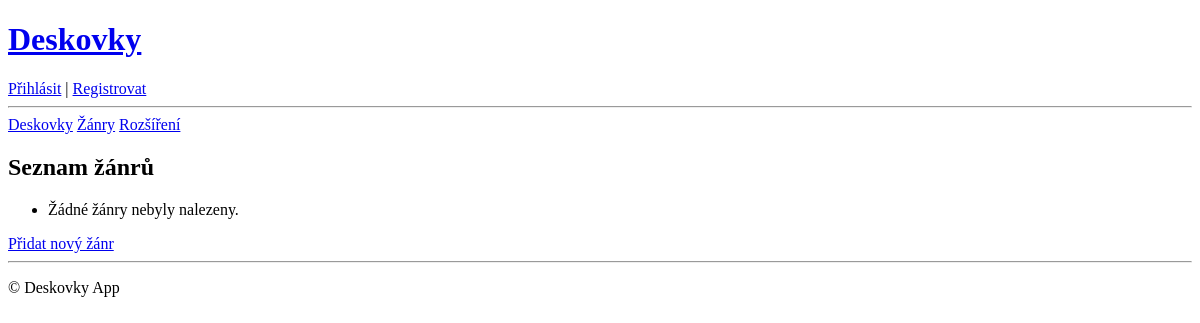
Before: /zanry/ with the older database file.
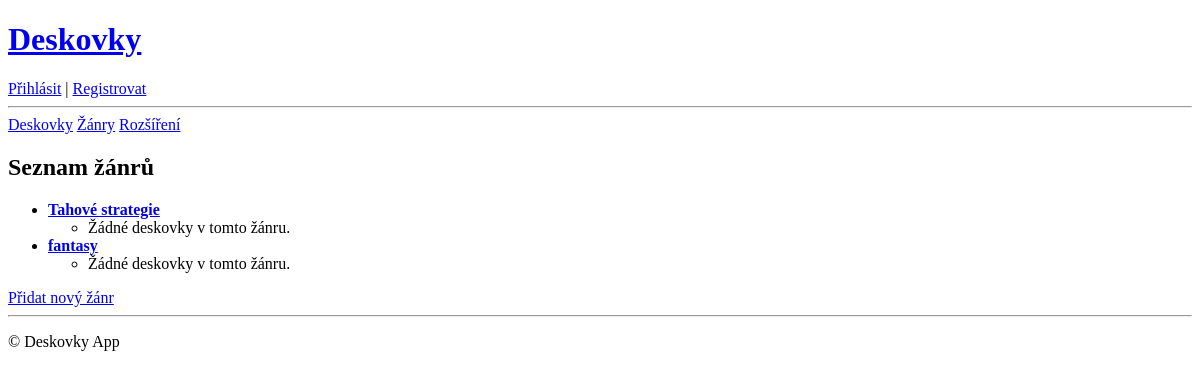
After: the same page with the newer database file.
### library/models.py (models this page shows, shortened)
class Zanr(models.Model):
    nazev = models.CharField(max_length=20, verbose_name='Název žánru', help_text='Zadejte název žánru')
    class Meta:
        ordering = ['nazev']
        verbose_name = 'Žánr'
        verbose_name_plural = 'Žánry'

### library/views.py (the view)
# urls.py: path('zanry/', views.ZanrListView.as_view(), name='zanr_list'),
class ZanrListView(ListView):
    model = Zanr
    template_name = 'genre/genre_list.html'
    context_object_name = 'zanry'

### library/templates/genre/genre_list.html (shortened to what this page needs)
{% extends 'base.html' %}
{% block content %}
<h2>Seznam žánrů</h2>
<ul>
    {% for zanr in zanry %}
        <li>
            <strong><a href="{% url 'zanr_detail' zanr.pk %}">{{ zanr.nazev }}</a></strong>
            <ul>
                {% for deskovka in zanr.zanr_deskovka.all %}
                    <li>
                        <a href="{% url 'deskovka_detail' deskovka.deskovka.pk %}">
                            {{ deskovka.deskovka.nazev }}
                        </a>
                    </li>
                {% empty %}
                    <li>Žádné deskovky v tomto žánru.</li>
                {% endfor %}
            </ul>
        </li>
    {% empty %}
        <li>Žádné žánry nebyly nalezeny.</li>
    {% endfor %}
</ul>
<a href="{% url 'zanr_create' %}">Přidat nový žánr</a>
{% endblock %}

Changed rows visible on the page:
added Zanr: nazev "Tahové strategie"
added Zanr: nazev "fantasy"
Other visible differences:
text no longer shown: "Žádné žánry nebyly nalezeny."
